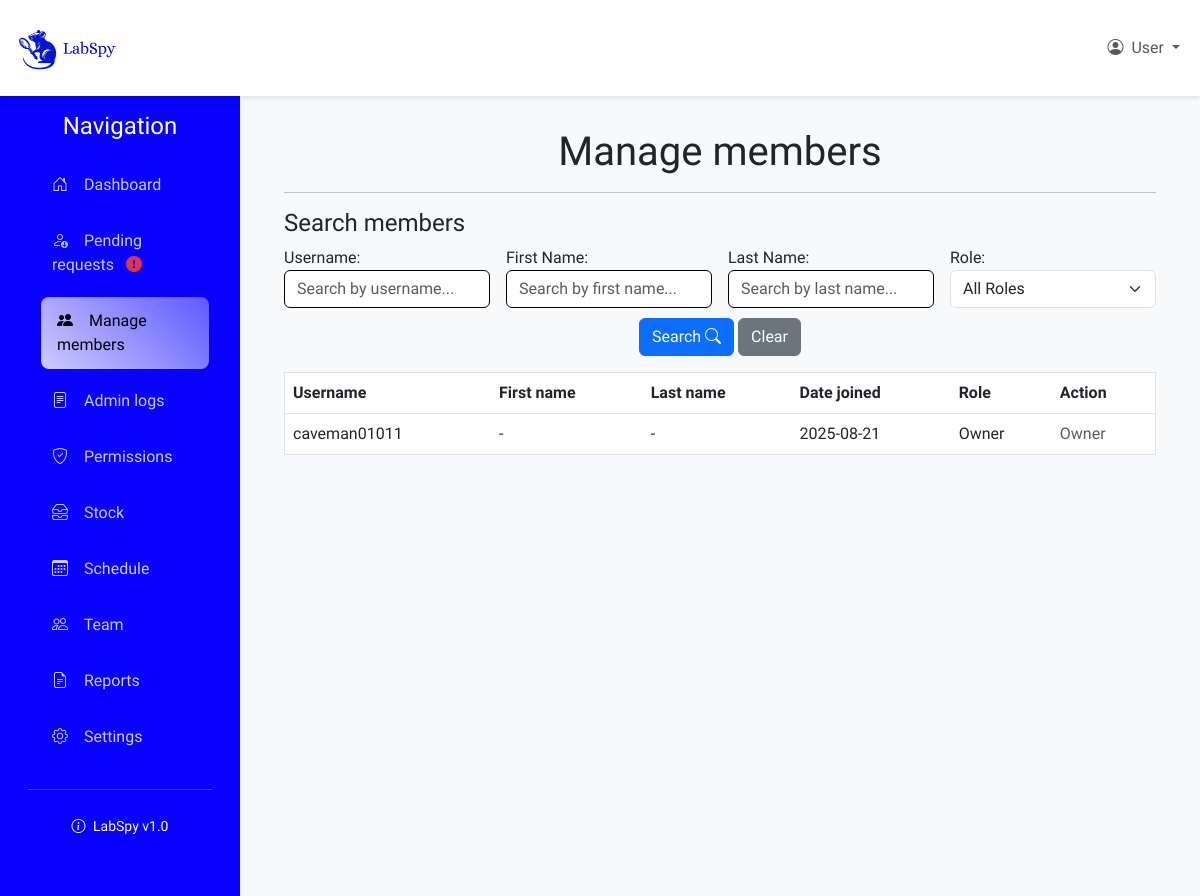
Page /labspaces/lab/YSZIVU/manage_members/ (signed in) on the earlier database version.
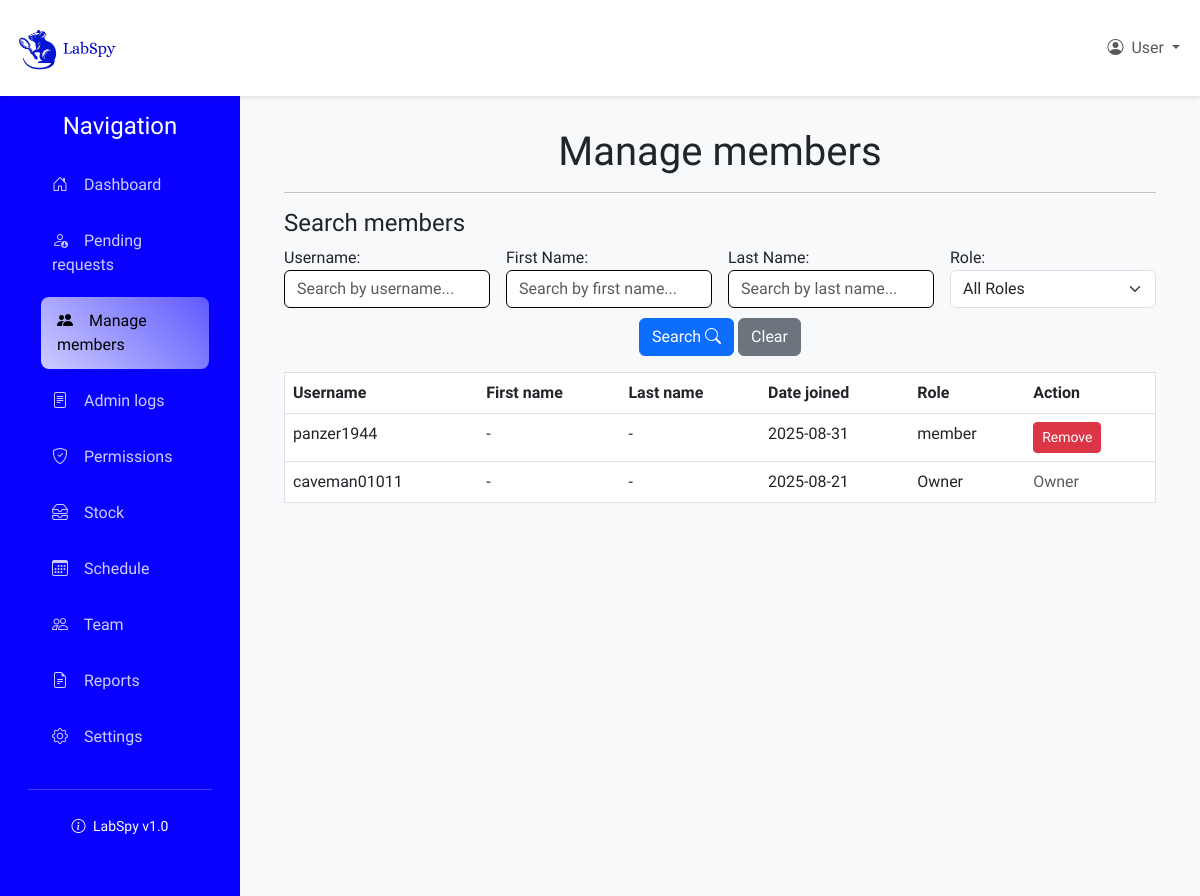
Same page on the later database version.
### labspaces/models.py (models this page shows, shortened)
class LabMembership(models.Model):
    ROLE_CHOICES = [
        ('pending', 'Pending'),
        ('owner', 'Owner'),
        ('manager', 'Manager'),
        ('researcher', 'Researcher'),
        ('guest', 'Guest'),
    ]
    lab = models.ForeignKey(Lab, on_delete=models.CASCADE)
    user = models.ForeignKey(CustomUser, on_delete=models.CASCADE)
    role = models.CharField(max_length=64, choices=ROLE_CHOICES)
    created_at = models.DateTimeField(auto_now_add=True)
    class Meta:
        unique_together = ('lab', 'user')

### users/models.py (models this page shows)
class CustomUser(AbstractUser):
    phone_number = models.CharField(max_length=8, blank=True, null=True)
    date_joined = models.DateTimeField(auto_now_add=True, null=True, blank=True)

### labspaces/views.py (the view)
# urls.py: path('lab/<str:code>/manage_members/', views.manage_members, name='manage_members'),
@login_required
def manage_members(request, code):
    if not is_lab_admin(request.user, code):
        return HttpResponseForbidden("You are not authorized to view this page")
    try:
        labspace = Lab.objects.get(code=code)
        search_form = UserManagementSearchForm(request.GET)
        lab_members = LabMembership.objects.filter(
            lab=labspace,
            role__in=['owner', 'admin', 'member', 'manager', 'researcher', 'guest']
        ).select_related('user').order_by('role', 'user__username')
        if search_form.is_valid():
            username = search_form.cleaned_data.get('username')
            first_name = search_form.cleaned_data.get('first_name')
            last_name = search_form.cleaned_data.get('last_name')
            role = search_form.cleaned_data.get('role')
            if username:
                lab_members = lab_members.filter(user__username__icontains=username)
            if first_name:
                lab_members = lab_members.filter(user__first_name__icontains=first_name)
            if last_name:
                lab_members = lab_members.filter(user__last_name__icontains=last_name)
            if role:
                lab_members = lab_members.filter(role=role)
        return render(request, 'labspaces/manage_members.html', {
            'labspace': labspace,
            'lab_members': lab_members,
            'search_form': search_form
        })
    except Lab.DoesNotExist:
        raise Http404("Lab not found")

### labspaces/context_processors.py (called while the page is built)
def lab_admin_status(request):
    context = {'user_is_admin': False, 'current_lab': None}
    if request.user.is_authenticated:
        try:
            lab_code = get_lab_code_from_url(request)
            if lab_code != "":
                try:
                    lab = Lab.objects.get(code=lab_code)
                    is_admin = LabMembership.objects.filter(
                        lab=lab,
                        user=request.user,
                        role='owner'
                    ).exists()
                    if is_admin:
                        context['user_is_admin'] = True
                        context['current_lab'] = lab
                except Lab.DoesNotExist:
                    pass
        except Exception as e:
            pass
    return context

### labspaces/models.py (called while the page is built)
    def has_pending_requests(self):
        return LabMembership.objects.filter(lab=self, role='pending').exists()

### labspaces/util.py (called while the page is built)
def get_lab_code_from_url(request):
    lab_code = ""
    if request.user.is_authenticated:
        resolved = resolve(request.path)
        if 'code' in resolved.kwargs:
            lab_code = resolved.kwargs['code']
    return lab_code

### labspaces/templates/labspaces/manage_members.html (shortened to what this page needs)
{% extends 'labspaces/lab_layout.html' %}
{% block content %}
<h1 class="text-center">Manage members</h1>
<hr>
<h4 class="text-left">Search members</h4>
<form method="get" class="row g-3">
    <div class="col-md-3">
        {{ search_form.username.label_tag }}
        {{ search_form.username }}
    </div>
    <div class="col-md-3">
        {{ search_form.first_name.label_tag }}
        {{ search_form.first_name }}
    </div>
    <div class="col-md-3">
        {{ search_form.last_name.label_tag }}
        {{ search_form.last_name }}
    </div>
    <div class="col-md-3">
        {{ search_form.role.label_tag }}
        {{ search_form.role }}
    </div>
    <div class="col-12 text-center mb-3 mt-0">
        <button type="submit" class="btn btn-primary">Search <i class="bi bi-search"></i></button>
        <a href="{% url 'labspaces:manage_members' code=labspace.code %}" class="btn btn-secondary">Clear</a>
    </div>
</form>
<div class="table-responsive" style="max-height: 610px; overflow-y: auto;">
<table class="table table-hover border mb-0">
    <thead>
        <tr>
            <th scope="col">Username</th>
            <th scope="col">First name</th>
            <th scope="col">Last name</th>
            <th scope="col">Date joined</th>
            <th scope="col">Role</th>
            <th scope="col">Action</th>
        </tr>
    </thead>
    <tbody>
        {% for member in lab_members %}
        <tr>
            <td>{{ member.user.username|truncatechars:16 }}</td>
            <td>{{ member.user.first_name|default:"-"|truncatechars:16 }}</td>
            <td>{{ member.user.last_name|default:"-"|truncatechars:16 }}</td>
            <td>{{ member.created_at|date:"Y-m-d" }}</td>
            <td>{{ member.get_role_display|truncatechars:16 }}</td>
            <td>
                {% if member.role != 'owner' %}
                <form action="{% url 'labspaces:remove_member' code=labspace.code %}" method="post" style="display:inline;">
                    <button type="submit" class="btn btn-danger btn-sm" title="Remove member">
                        Remove
                    </button>
                </form>
                {% else %}
                <span class="text-muted">Owner</span>
                {% endif %}
            </td>
        </tr>
        {% empty %}
        <tr>
            <td colspan="7" class="text-center">No members found.</td>
        </tr>
        {% endfor %}
    </tbody>
</table>
</div>
{% endblock %}

Differences in the rows shown:
now on this page (row edited): LabMembership: user.username "panzer1944", user.first_name "-", user.last_name "-", created_at "2025-08-31", role "member"
